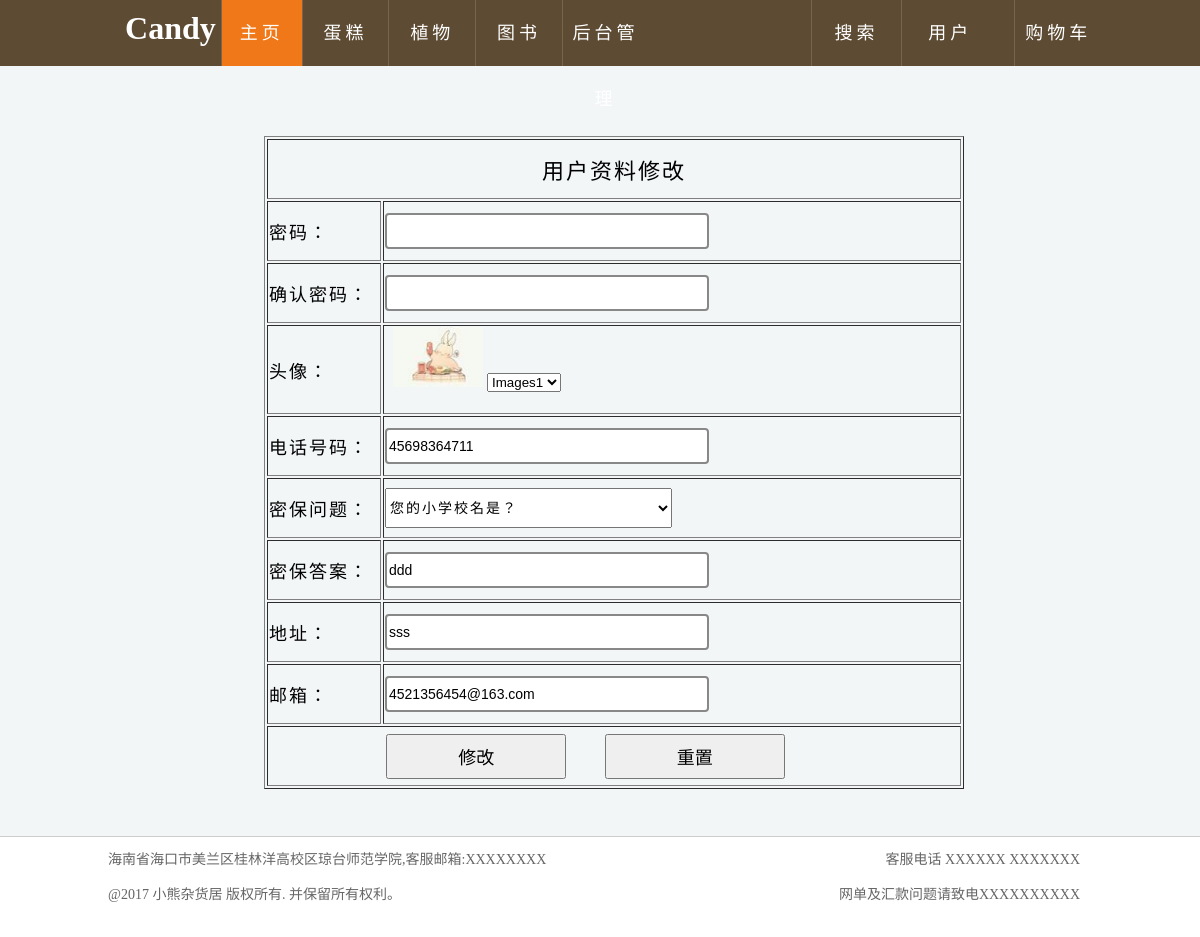
/shop/modified.php (signed in), run on the app's committed database.
### tables this page shows
CREATE TABLE IF NOT EXISTS `customer` (
  `c_name` varchar(30) NOT NULL COMMENT '用户名',
  `c_pass` varchar(30) NOT NULL COMMENT '密码',
  `c_header` varchar(30) NOT NULL COMMENT '头像',
  `c_phone` varchar(15) NOT NULL COMMENT '电话号码',
  `c_question` varchar(30) NOT NULL COMMENT '问题提示',
  `c_answer` varchar(30) NOT NULL COMMENT '问题答案',
  `c_address` varchar(50) DEFAULT NULL COMMENT '地址',
  `c_email` varchar(50) NOT NULL COMMENT '邮箱',
  PRIMARY KEY (`c_name`)
);

### shop/modified.php (the view, shortened to what this page needs)
<!DOCTYPE html PUBLIC "-//W3C//DTD XHTML 1.0 Transitional//EN" "http://www.w3.org/TR/xhtml1/DTD/xhtml1-transitional.dtd">
<html xmlns="http://www.w3.org/1999/xhtml">
<head>
<link rel="stylesheet" type="text/css" href="../CSS/register.css">
<link rel="stylesheet" type="text/css" href="../CSS/index.css">
<link href="../SpryAssets/SpryValidationTextField.css" rel="stylesheet" type="text/css">
<link href="../SpryAssets/SpryValidationPassword.css" rel="stylesheet" type="text/css">
<link href="../SpryAssets/SpryValidationConfirm.css" rel="stylesheet" type="text/css" />
</head>
<body>
<?php
        if(!isset($_SESSION['n']))
        {
            include("head.php");
        }else{
            include("head2.php");
        }
?>
<form action="modified_ok.php" method="post">
<div id="rrr">
	<div class="main3">
        <table border="1" width="100%">
        	<tr>
            	<td colspan="2" style="text-align:center; font-size:22px; letter-spacing:2px;">用户资料修改</td>
            </tr>
            <tr>
            	<td width="110" style="font-size:18px; letter-spacing:2px;">密码：</td>
              <td><span id="sprypassword1">
              <input style="margin-bottom:8px; font-size:14px;" type="password" name="password2" id="pass">
              </span></td>
            </tr>
            <tr>
            	<td width="110" style="font-size:18px; letter-spacing:2px;">确认密码：</td>
              <td><span id="spryconfirm1">
                <input style="margin-bottom:8px; font-size:14px;" type="password" name="password3" id="password3" />
              <span class="confirmRequiredMsg">请再次确认密码。</span><span class="confirmInvalidMsg">两次密码输入不一致。</span></span></td>
            </tr>
<?php
	$u=$_SESSION['n'];
	$sql="select * from customer where c_name='$u' ";
	$rs=mysql_query($sql);
	while($result=mysql_fetch_array($rs))
	{
?>
            <tr>
            	<td style="font-size:18px; letter-spacing:2px;">头像：</td>
                <td>
                    &nbsp;&nbsp;<img src="<?php echo $result["c_header"]; ?>" alt=个人形象代表 name="avatar" width="90" height="60" id=avatar>
                    <select style="margin-bottom:20px;" name=reg_userpic size=1 onchange="document.images['avatar'].src=options[selectedIndex].value;">
                      <option value="../img/tx/1.jpeg">Images1
                      <option value="../img/tx/2.jpeg">Images2
                    </select>
                </td>
            </tr>
            <tr>
            	<td style="font-size:18px; letter-spacing:2px;">电话号码：</td>
              <td><span id="sprytextfield2">
              <input style="margin-bottom:8px; font-size:14px;" type="text" name="telphone" value="<?php echo $result["c_phone"]; ?>">
              <span class="textfieldRequiredMsg">请输入您的电话号码。</span><span class="textfieldMinCharsMsg">不符合最小字符数要求。</span><span class="textfieldMaxCharsMsg">已超过最大字符数。</span><span class="textfieldInvalidFormatMsg">格式无效。</span></span></td>
          </tr>
            <tr>
            	<td style="font-size:18px; letter-spacing:2px;">密保问题：</td>
                <td>
               	  <select name="question" size="1" id="question" style="width:50%; height:40px; font-size:14px; letter-spacing:2px;">
                  <option selected="selected"><?php echo $result["c_question"];?></option>
                    </select>
              </td>
            </tr>
            <tr>
            	<td style="font-size:18px; letter-spacing:2px;">密保答案：</td>
              <td><span id="sprytextfield4">
                <input style="margin-bottom:8px; font-size:14px;" type="text" name="anwser" value="<?php echo $result["c_answer"];?>">
              <span class="textfieldRequiredMsg">请输入您的密保答案。</span></span></td>
            </tr>
             <tr>
            	<td style="font-size:18px; letter-spacing:2px;">地址：</td>
               	<td><span id="sprytextfield5">
               	  <input style="margin-bottom:8px; font-size:14px;"  type="text" name="address" value="<?php echo $result["c_address"]; ?>" >
           	    <span class="textfieldRequiredMsg">请输入您的住址。</span></span></td>
            </tr>
            <tr>
            	<td style="font-size:18px; letter-spacing:2px;">邮箱：</td>
               	<td><span id="sprytextfield3">
                <input style="margin-bottom:8px; font-size:14px;"  type="text" name="e-mail" value="<?php echo $result["c_email"]; ?>" >
                <span class="textfieldRequiredMsg">请输入您的邮箱地址。</span><span class="textfieldInvalidFormatMsg">格式无效。</span></span></td>
            </tr>
            <tr>
            	<td colspan="2"><button style="width:180px; height:45px; margin-left:17%; font-size:18px;" type="submit" name="zzz">修改</button>
                <button style="width:180px; height:45px; margin-left:5%; font-size:18px;" type="reset" name="ccc" >重置</button>
                </td>
            </tr>
        </table>
	</div>
</div>
<?php
	}
?>
</form>
<div id="footer3">
      <div class="foot-let">
          <li style="line-height:35px; height:35px; color:#666; font-size:14px; margin-left:8px;">海南省海口市美兰区桂林洋高校区琼台师范学院,客服邮箱:XXXXXXXX</li>
            <li style="line-height:35px; height:35px; color:#666; font-size:14px; margin-left:8px;">@2017 小熊杂货居 版权所有. 并保留所有权利。</li>
        </div>
        <div class="foot-rit">
          <li style="line-height:35px; height:35px; color:#666; font-size:14px;">客服电话 XXXXXX  XXXXXXX</li>
            <li style="line-height:35px; height:35px; color:#666; font-size:14px;">网单及汇款问题请致电XXXXXXXXXX</li>
        </div>
    </div>
</body>
</html>

### shop/head2.php (shortened to what this page needs)
<?php
	$n=$_SESSION["n"];
	$sql="select * from customer where c_name='$n' ";
	$rs=mysql_query($sql);
	while($result=mysql_fetch_array($rs))
	{
?>
<div id="main">
     <div id="navbar">
    	<div class="container">
            <div class="Left">
                <div id="Candy">
                    <h1 class="candy">Candy</h1>
                </div>
                <ul>
                	<li style="width:14%;background:#F07818"><a href="index.php">主页</a></li>
                    <li><a href="dangao.php">蛋糕</a></li>
                    <li><a href="zhiwu.php">植物</a></li>
                    <li><a href="tushu.php">图书</a></li>
                    <li><a href="../admin/adminlogin.php">后台管理</a></li>
                </ul>
            </div>
            <div class="Right">
<form id="form1" name="form1" method="post" action="search_res.php">
                <div class="serch">
                	<a id="_s">搜索</a>
                </div>
</form>
                <div class="yonghu">
                	<a id="_a">用户</a>
                </div>
                <div class="gouwuche">
                	<a href="mycart.php">购物车</a>
                </div>
            </div>
    	</div>
    </div>
<?php
	}
?>

### CSS/register.css (style rules this page uses)
body,ul,li { margin: 0px;padding: 0px; }
#rrr { width:100%; height:770px; background:#F2F6F7; }
.main3 { margin-top: 70px; width: 700px; position:absolute; margin-left:22%; height: 670px; }
table tr { height:60px; }
table input { -moz-border-radius:4px; -webkit-border-radius:4px; border-radius:4px; margin-top:7px; height:30px; width:55%; border:2px solid #888; }
#footer3 { width:100%; height:100px; border-top:1px solid #CCC; position:absolute; }
.foot-let { width:500px; height:80px; margin-top:5px; margin-left:100px; list-style:none; float:left; }
.foot-rit { width:300px; height:80px; float:right; margin-right:120px; margin-top:5px; list-style:none; text-align:right; }

### CSS/index.css (style rules this page uses)
body,ul,li { padding:0; margin:0; }
#main { width:100%; height:200px; }
#navbar { width:100%; height:66px; background:#5D4B33; }
.container { width:80%; height:66px; margin:auto; }
.Left { width:70%; height:66px; float:left; }
#Candy { width:15%; height:66px; float:left; }
.candy { margin-top:10px; text-align:center; color:#FFF; }
.Left ul { margin-left:15%; height:66px; width:85%; }
.Left ul li { height:66px; display:block; float:left; letter-spacing:2px; border-left:1px solid #79654A; width:15%; }
.Left li a { width:100%; height:66px; display:block; text-align:center; line-height:66px; font-weight:500; text-decoration:none; color:#FFF; font-size:18px; letter-spacing:4px; font-family:"黑体"; }
.Right { float:right; height:66px; width:28%; }
.Right a { width:100%; height:66px; display:block; text-align:center; line-height:66px; color:#FFF; font-size:18px; font-weight:500; letter-spacing:4px; text-decoration:none; }
.serch { width:33%; height:66px; float:left; border-left:1px solid #79654A; }
.yonghu { width:36%; height:66px; float:left; border-left:1px solid #79654A; }
.gouwuche { width:32%; height:66px; float:left; position:relative;; margin-left:203px; margin-top:-66px; border-left:1px solid #79654A; }
.foot-let { width:500px; height:80px; margin-top:5px; margin-left:100px; list-style:none; float:left; }
.foot-rit { width:300px; height:80px; float:right; margin-right:120px; margin-top:5px; list-style:none; text-align:right; }

### data on the page
customer: c_header (picture), telphone "45698364711", question "您的小学校名是？", anwser "ddd", address "sss", e-mail "4521356454@163.com"
